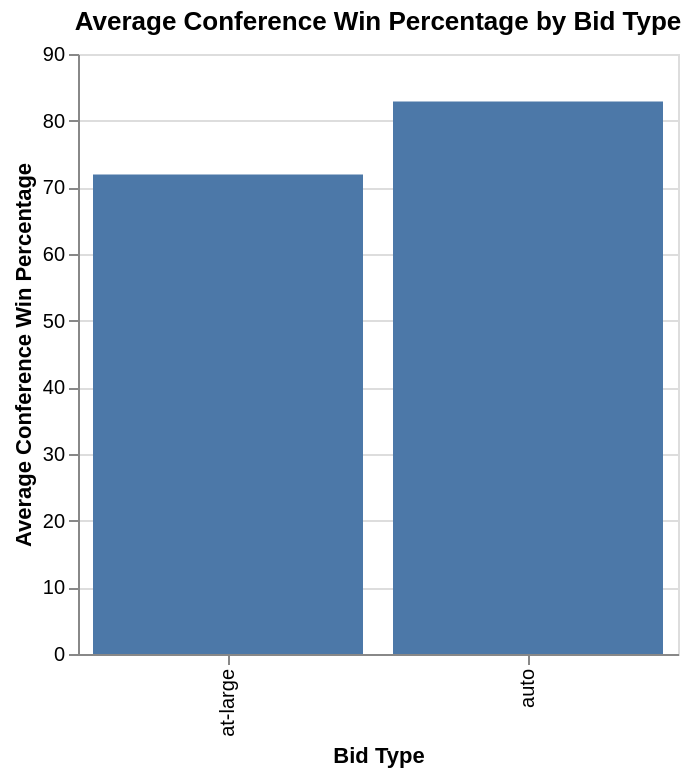

Notebook code for this chart:
### Markdown cell above
Visualization 1: This graph shows the average conference win percentage for each bid type. Teams with automatic bids have a higher average win percentage(82.87%)than teams with at-large bids(71.92%). This suggests that conference win percentage may be useful for predicting bid type.

### Code cell
basketball_win_bid_plot = alt.Chart(basketball_bid_summary).mark_bar().encode(
    x=alt.X('bid:N').title('Bid Type'),
    y=alt.Y('conf_wins_pct:Q').title('Average Conference Win Percentage')
).properties(
    title='Average Conference Win Percentage by Bid Type',
    width=300
)
basketball_win_bid_plot

### Figure 1 — Vega-Lite specification as saved in the notebook (floating-point values rounded to 4 significant figures)
{"config": {"view": {"continuousWidth": 300, "continuousHeight": 300}}, "data": {"name": "data-a90a09ba50ec6172824487e0a6ae9a9b"}, "mark": {"type": "bar"}, "encoding": {"x": {"field": "bid", "title": "Bid Type", "type": "nominal"}, "y": {"field": "conf_wins_pct", "title": "Average Conference Win Percentage", "type": "quantitative"}}, "title": "Average Conference Win Percentage by Bid Type", "width": 300, "$schema": "https://vega.github.io/schema/vega-lite/v5.20.1.json", "datasets": {"data-a90a09ba50ec6172824487e0a6ae9a9b": [{"bid": "at-large", "conf_wins_pct": 71.92}, {"bid": "auto", "conf_wins_pct": 82.87}]}}
